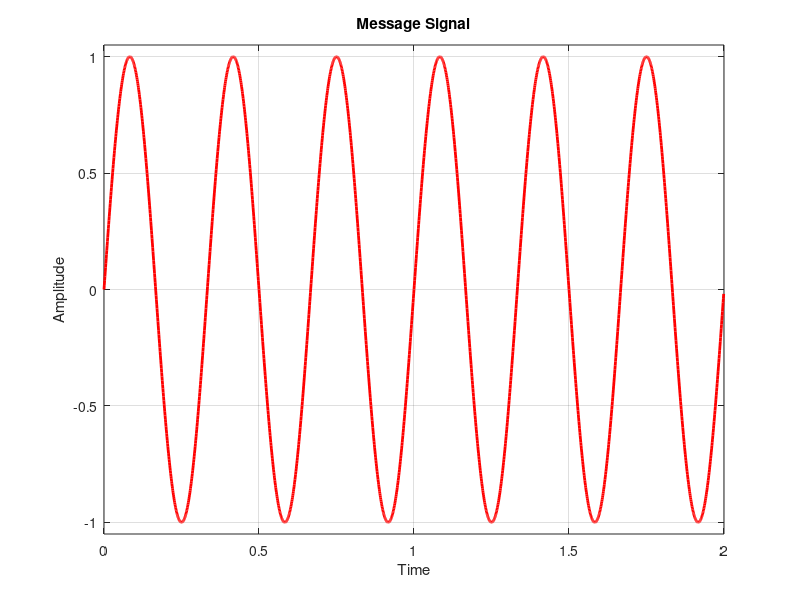
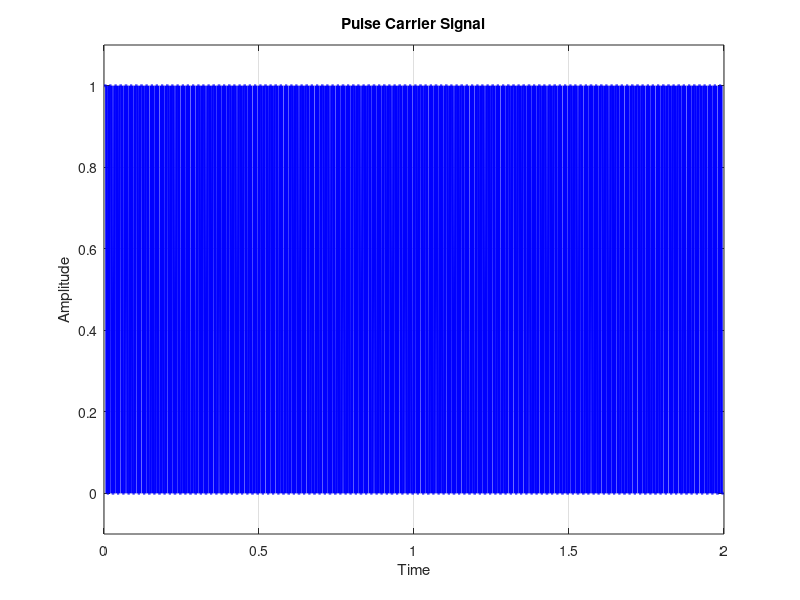
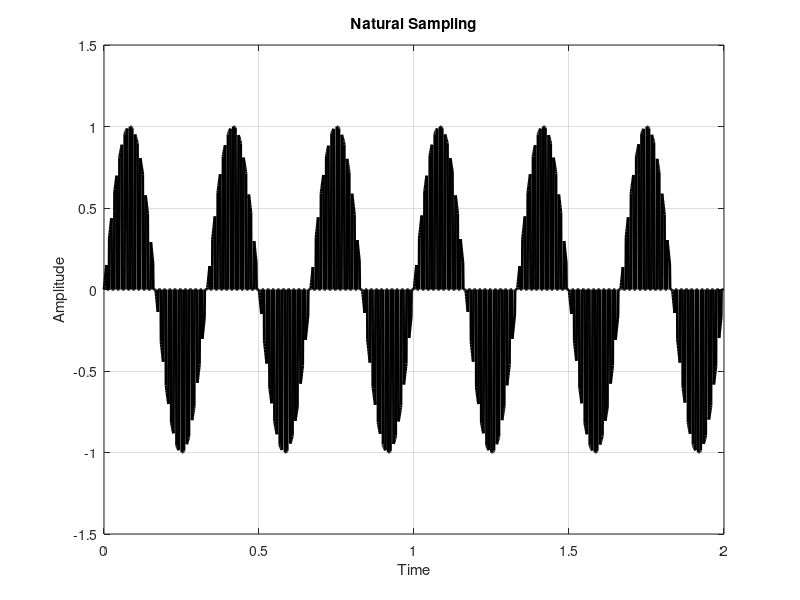
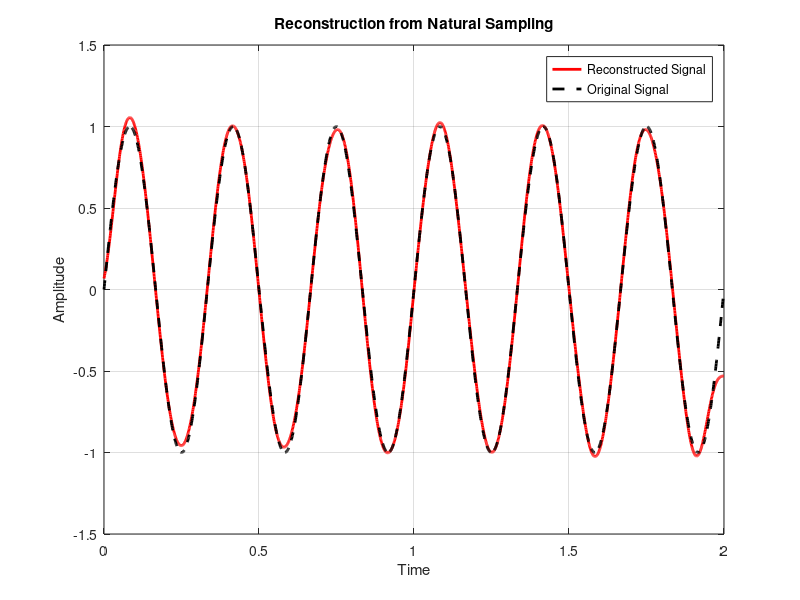

Write MATLAB code to recreate these figures, in order.
% Natural Sampling
clear all;
clc;
close all;

pkg load signal;   % Required for square, butter, filtfilt

% Sampling parameters
Fs = 1000;            % Sampling frequency
Ts = 1/Fs;
t = 0:Ts:2-Ts;

% Message signal
Fm = 3;               % Message frequency
m = sin(2*pi*Fm*t);   % Message signal

figure(1);
plot(t, m, 'r', 'LineWidth', 2);
xlabel('Time');
ylabel('Amplitude');
grid on;
title('Message Signal');
axis([0 2 -1.05 1.05]);

% Pulse carrier
Fc = 20 * Fm;         % Carrier frequency
dutycycle = 50;

p = square(2*pi*Fc*t, dutycycle);  % Square wave
p(p < 0) = 0;                      % Make unipolar

figure(2);
plot(t, p, 'b', 'LineWidth', 2);
xlabel('Time');
ylabel('Amplitude');
grid on;
title('Pulse Carrier Signal');
axis([0 2 -0.1 1.1]);

% Natural sampling (Amplitude Modulation)
s = m .* p;           % Element-wise multiplication

figure(3);
plot(t, s, 'k', 'LineWidth', 2);
xlabel('Time');
ylabel('Amplitude');
grid on;
title('Natural Sampling');
axis([0 2 -1.5 1.5]);

% Demodulation using Low-pass Filter (Butterworth)
fc = 10;              % Cut-off frequency (Hz)
[b, a] = butter(4, fc/(Fs/2));  % 4th order LPF
sn = filtfilt(b, a, s);

figure(4);
plot(t, 2*sn, 'r', 'LineWidth', 2);
hold on;
plot(t, m, 'k--', 'LineWidth', 2);
hold off;

xlabel('Time');
ylabel('Amplitude');
grid on;
title('Reconstruction from Natural Sampling');
legend('Reconstructed Signal', 'Original Signal');
axis([0 2 -1.5 1.5]);
